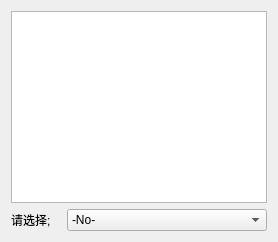
           <widget class="QWidget" name="tab_9">
            <attribute name="title">
             <string>控制串口接收</string>
            </attribute>
            <layout class="QGridLayout" name="gridLayout_2">
             <item row="1" column="0">
              <widget class="QTextEdit" name="textEdit"/>
             </item>
             <item row="2" column="0">
              <layout class="QHBoxLayout" name="horizontalLayout_6">
               <item>
                <widget class="QLabel" name="label_13">
                 <property name="maximumSize">
                  <size>
                   <width>50</width>
                   <height>16777215</height>
                  </size>
                 </property>
                 <property name="text">
                  <string>请选择;</string>
                 </property>
                </widget>
               </item>
               <item>
                <widget class="QComboBox" name="comboBox">
                 <property name="sizePolicy">
                  <sizepolicy hsizetype="Preferred" vsizetype="Fixed">
                   <horstretch>0</horstretch>
                   <verstretch>0</verstretch>
                  </sizepolicy>
                 </property>
                 <item>
                  <property name="text">
                   <string>-No-</string>
                  </property>
                 </item>
                 <item>
                  <property name="text">
                   <string>COM6</string>
                  </property>
                 </item>
                 <item>
                  <property name="text">
                   <string>COM22</string>
                  </property>
                 </item>
                 <item>
                  <property name="text">
                   <string>COM1</string>
                  </property>
                 </item>
                 <item>
                  <property name="text">
                   <string>COM2</string>
                  </property>
                 </item>
                 <item>
                  <property name="text">
                   <string>COM3</string>
                  </property>
                 </item>
                 <item>
                  <property name="text">
                   <string>COM4</string>
                  </property>
                 </item>
                 <item>
                  <property name="text">
                   <string>COM5</string>
                  </property>
                 </item>
                </widget>
               </item>
              </layout>
             </item>
            </layout>
           </widget>
